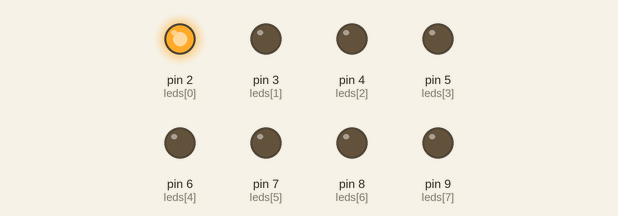
This sketch was run on a simulated Arduino Uno, built with avr-gcc and run on an emulated ATmega328P. On the bench: output pins drawn as LEDs (lit = HIGH).

Above: at 0.05 s.
At 6.05 s:
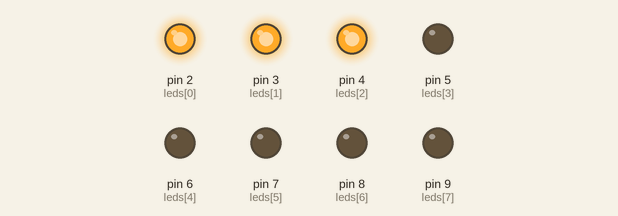
At 12.05 s:
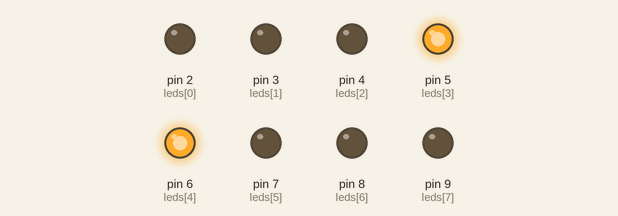
At 24.12 s:
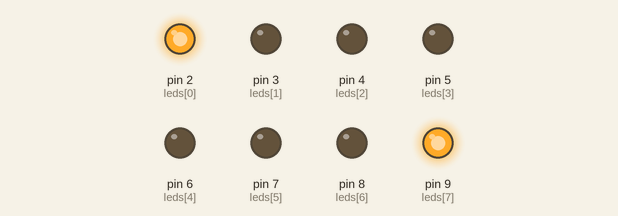
At 32.37 s:
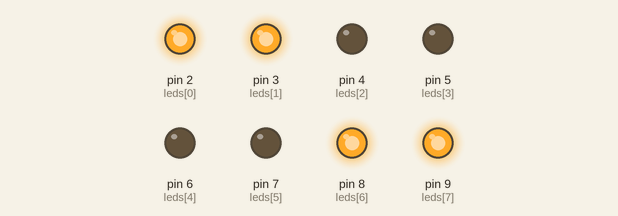
At 39.87 s:
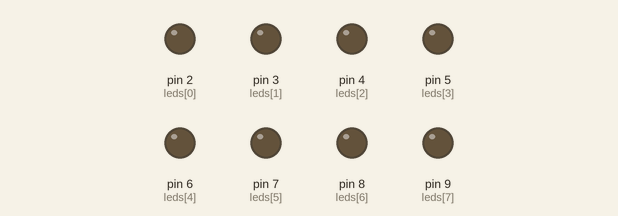
Timing chart, 0 to 40.0 s (numbered marks = the images above):
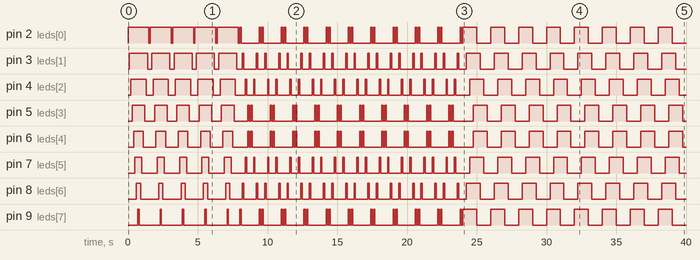

Measured:
- by itself, pin 2 (leds[0]): LOW → HIGH at 0.00 s, → LOW 1.5 s later, → HIGH 0.10 s later, → LOW 1.5 s later, … (66 changes in this stretch)
- by itself, pin 3 (leds[1]): LOW → HIGH at 0.10 s, → LOW 1.3 s later, → HIGH 0.30 s later, → LOW 1.3 s later, … (66 changes in this stretch)
- by itself, pin 4 (leds[2]): LOW → HIGH at 0.20 s, → LOW 1.1 s later, → HIGH 0.50 s later, → LOW 1.1 s later, … (66 changes in this stretch)
- by itself, pin 5 (leds[3]): LOW → HIGH at 0.30 s, → LOW 0.90 s later, → HIGH 0.70 s later, → LOW 0.90 s later, … (66 changes in this stretch)
- by itself, pin 6 (leds[4]): LOW → HIGH at 0.40 s, → LOW 0.70 s later, → HIGH 0.90 s later, → LOW 0.70 s later, … (66 changes in this stretch)
- by itself, pin 7 (leds[5]): repeats every 1.6 s: HIGH 0.10 s, LOW 0.50 s, HIGH 0.10 s, LOW 0.90 s
- by itself, pin 8 (leds[6]): LOW → HIGH at 0.60 s, → LOW 0.30 s later, → HIGH 1.3 s later, → LOW 0.30 s later, … (66 changes in this stretch)
- by itself, pin 9 (leds[7]): LOW → HIGH at 0.70 s, → LOW 0.10 s later, → HIGH 1.5 s later, → LOW 0.10 s later, … (66 changes in this stretch)

The sketch:

Sercret_Lab02.ino
```cpp
// LED Array Assesment
//Jordan Secret
//All work here is honestly obtained and is my own.

int leds[] = {2,3,4,5,6,7,8,9,9,8,7,6,5,4,3,2};//led pins
int leds2[] = {9,8,7,6,5,4,3,2,2,3,4,5,6,7,8,9};
int speeds[] = {250,100,50};


void ledArray(int time) {//does the pin switching
  for(int i = 0; i < 16; i++){
    digitalWrite(leds[i], 1);
    delay(time);
    digitalWrite(leds[i], 0);
    delay(time);
  }
}

void ledArray2(int time) {//does the pin switching
  for(int i = 0; i < 16; i++){
    digitalWrite(leds[i], 1);
    digitalWrite(leds2[i], 1);
    delay(time);
    digitalWrite(leds[i], 0);
    digitalWrite(leds2[i], 0);
    delay(time);
  }
}

void lightening(int time) {//does the pin switching
  for(int i = 0; i < 8; i++){
    digitalWrite(leds[i], 1);
    delay(time);
  }
  for(int i = 8; i< 16; i++){
    digitalWrite(leds[i], 0);
    delay(time);
  }
}

void design(int time) {
  for(int i = 0; i < 4; i++){
    digitalWrite(leds[i], 1);
    digitalWrite(leds2[i], 1);
    delay(time);
  }
  for(int i = 0; i < 4; i++){
    digitalWrite(leds[i], 0);
    digitalWrite(leds2[i], 0);
    delay(time);
  }


}


void setup(){
  pinMode(4,1);
  pinMode(5,1);
  pinMode(6,1);
  pinMode(7,1);
  pinMode(8,1);
  pinMode(9,1);
  pinMode(3,1);
  pinMode(2,1);
}

void loop(){
  for(int i = 0; i<5; i++){
    lightening(speeds[1]);
  }
  for(int i = 0; i<5; i++){
    ledArray2(speeds[1]);
  }
  for(int i = 0; i<5; i++){
    design(250);
    design(250);
  }
  for(int i = 0; i<5; i++){
    ledArray(speeds[1]);
  }
  for(int i = 0; i<3; i++){
    ledArray(speeds[i]);
    ledArray2(speeds[i]);
    lightening(speeds[i]);
    design(speeds[i]);
  }


}
```
